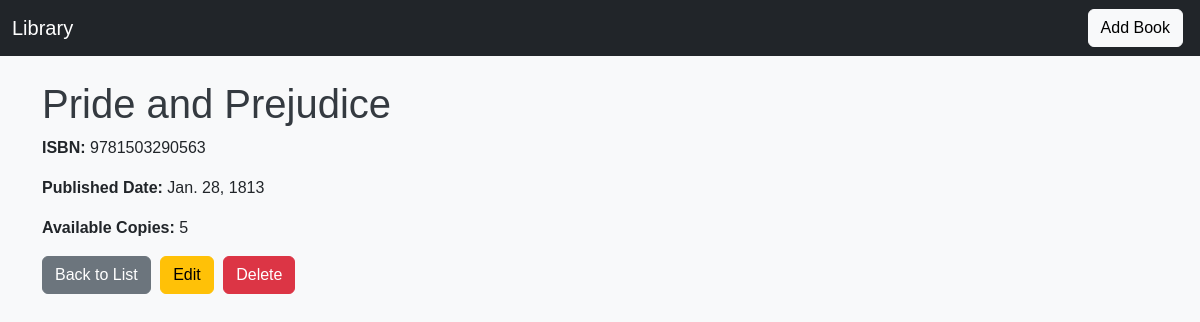
Page /4/ on the committed database.
### library/models.py (models this page shows, shortened)
class Book(models.Model):
    title = models.CharField(max_length=200)
    isbn = models.CharField(max_length=13, unique=True)
    published_date = models.DateField()
    available_copies = models.PositiveIntegerField(default=1)

### library/views.py (the view)
# urls.py: path('<int:pk>/', BookDetailView.as_view(), name='book-detail'),
class BookDetailView(DetailView):
    model = Book
    template_name = "library/book_detail.html"

### library/templates/library/book_detail.html (shortened to what this page needs)
{% extends "library/base.html" %}
{% block content %}
<h1>{{ object.title }}</h1>
<p><strong>ISBN:</strong> {{ object.isbn }}</p>
<p><strong>Published Date:</strong> {{ object.published_date }}</p>
<p><strong>Available Copies:</strong> {{ object.available_copies }}</p>
<a href="{% url 'book-list' %}" class="btn btn-secondary">Back to List</a>
<a href="{{ object.id }}/edit/" class="btn btn-warning">Edit</a>
<a href="{{ object.id }}/delete/" class="btn btn-danger">Delete</a>
{% endblock %}

### library/static/library/style.css (style rules this page uses)
body { font-family: Arial, sans-serif; background-color: #f8f9fa; margin: 0; padding: 0; }
h1 { color: #343a40; }
.btn { margin-right: 5px; }

### rows in the picture
Book: title "Pride and Prejudice", isbn "9781503290563", published_date "Jan. 28, 1813", available_copies "5"
